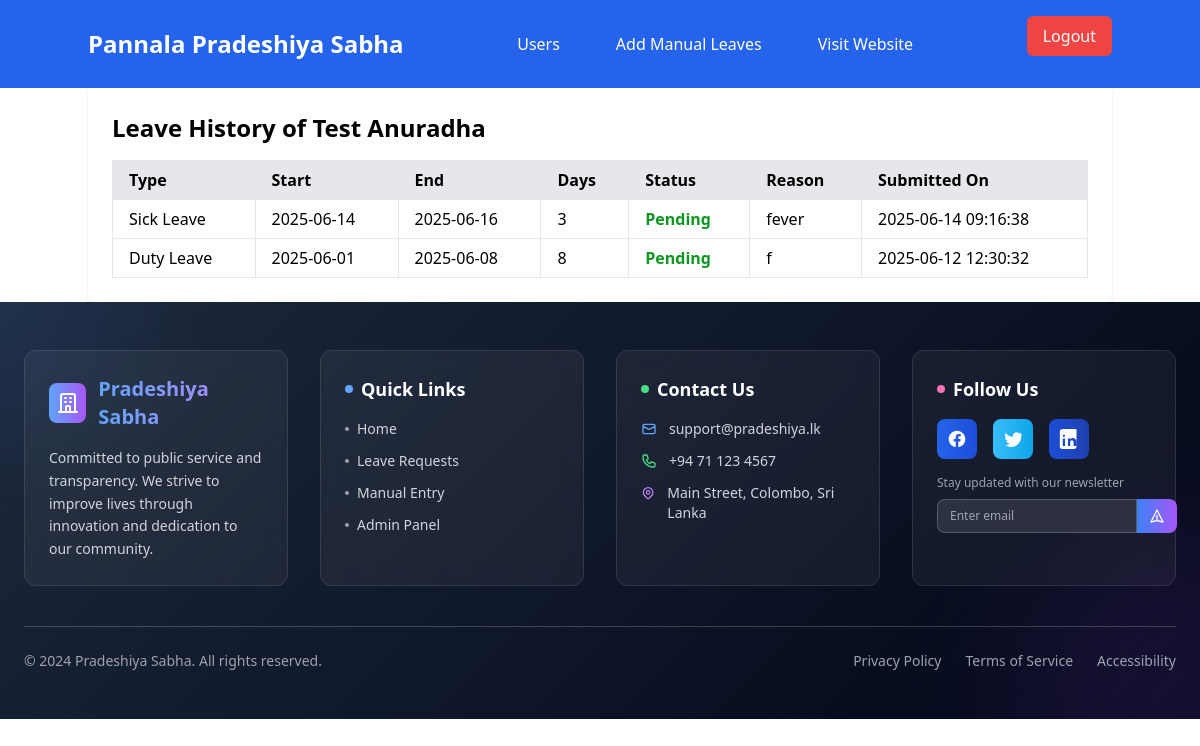
The app's page /admin/user-leave-history.php?id=141 with its own data.
### tables this page shows
CREATE TABLE `wp_pradeshiya_sabha_users` (
  `ID` int(11) NOT NULL,
  `username` varchar(255) NOT NULL,
  `password` varchar(255) NOT NULL,
  `first_name` varchar(255) NOT NULL,
  `last_name` varchar(255) NOT NULL,
  `gender` enum('Male','Female') NOT NULL,
  `email` varchar(255) NOT NULL,
  `birthdate` date NOT NULL,
  `address` text NOT NULL,
  `NIC` varchar(12) NOT NULL,
  `service_number` varchar(50) NOT NULL,
  `phone_number` varchar(20) DEFAULT NULL,
  `designation` varchar(255) NOT NULL,
  `head_of_department` varchar(255) NOT NULL,
  `sub_office` varchar(255) NOT NULL,
  `date_of_joining` date NOT NULL,
  `created_at` timestamp NOT NULL DEFAULT current_timestamp(),
  `updated_at` timestamp NOT NULL DEFAULT current_timestamp() ON UPDATE current_timestamp(),
  `leave_balance` int(11) NOT NULL DEFAULT 20,
  `duty_leave_count` int(11) DEFAULT 0,
  `casual_leave_balance` int(11) DEFAULT 7,
  `sick_leave_balance` int(11) DEFAULT 7,
  `department_id` int(11) DEFAULT NULL,
  `designation_id` int(11) DEFAULT NULL
);

CREATE TABLE `wp_leave_request` (
  `request_id` int(11) NOT NULL,
  `user_id` int(11) NOT NULL,
  `leave_type` varchar(50) DEFAULT NULL,
  `leave_start_date` date NOT NULL,
  `leave_end_date` date NOT NULL,
  `number_of_days` int(11) NOT NULL,
  `reason` text DEFAULT NULL,
  `substitute` varchar(255) DEFAULT NULL,
  `status` int(11) DEFAULT NULL COMMENT '1-pending, 2-accept, 3-reject',
  `step_1_approver_id` int(11) DEFAULT NULL,
  `step_1_status` enum('pending','approved','rejected') DEFAULT 'pending',
  `step_1_date` datetime DEFAULT NULL,
  `step_2_approver_id` int(11) DEFAULT NULL,
  `step_2_status` enum('pending','approved','rejected') DEFAULT 'pending',
  `step_2_date` datetime DEFAULT NULL,
  `step_3_approver_id` int(11) DEFAULT NULL,
  `step_3_status` enum('pending','approved','rejected') DEFAULT 'pending',
  `step_3_date` datetime DEFAULT NULL,
  `final_status` enum('pending','approved','rejected') DEFAULT 'pending',
  `created_at` timestamp NOT NULL DEFAULT current_timestamp(),
  `updated_at` timestamp NOT NULL DEFAULT current_timestamp() ON UPDATE current_timestamp(),
  `sub_office` varchar(255) NOT NULL,
  `office_type` enum('head','sub') DEFAULT 'head',
  `rejection_remark` text DEFAULT NULL,
  `department_id` int(11) DEFAULT NULL
);

### admin/user-leave-history.php (the view, shortened to what this page needs)
<?php
require '../includes/dbconfig.php';
require '../includes/admin-navbar.php';
$user_id = intval($_GET['id']);
$sql_user = "SELECT first_name, last_name FROM wp_pradeshiya_sabha_users WHERE ID = ?";
$stmt_user = $conn->prepare($sql_user);
$stmt_user->bind_param("i", $user_id);
$stmt_user->execute();
$result_user = $stmt_user->get_result();
$user = $result_user->fetch_assoc();
$sql_leaves = "SELECT * FROM wp_leave_request WHERE user_id = ? ORDER BY created_at DESC";
$stmt = $conn->prepare($sql_leaves);
$stmt->bind_param("i", $user_id);
$stmt->execute();
$result = $stmt->get_result();
?>
<!DOCTYPE html>
<html lang="en">
<head>
    <script src="https://cdn.tailwindcss.com"></script>
</head>
<body>
    <div class="max-w-5xl mx-auto bg-white p-6 rounded shadow">
        <h2 class="text-2xl font-bold mb-4">Leave History of <?= htmlspecialchars($user['first_name'] . ' ' . $user['last_name']); ?></h2>
        <div class="overflow-x-auto">
            <table class="min-w-full border">
                <thead>
                    <tr class="bg-gray-200 text-left">
                        <th class="px-4 py-2 border">Type</th>
                        <th class="px-4 py-2 border">Start</th>
                        <th class="px-4 py-2 border">End</th>
                        <th class="px-4 py-2 border">Days</th>
                        <th class="px-4 py-2 border">Status</th>
                        <th class="px-4 py-2 border">Reason</th>
                        <th class="px-4 py-2 border">Submitted On</th>
                    </tr>
                </thead>
                <tbody>
                    <?php if ($result->num_rows > 0): ?>
                        <?php while ($row = $result->fetch_assoc()): ?>
                            <tr class="border-b hover:bg-gray-100">
                                <td class="px-4 py-2 border"><?php echo htmlspecialchars($row['leave_type']); ?></td>
                                <td class="px-4 py-2 border"><?php echo htmlspecialchars($row['leave_start_date']); ?></td>
                                <td class="px-4 py-2 border"><?php echo htmlspecialchars($row['leave_end_date']); ?></td>
                                <td class="px-4 py-2 border"><?php echo htmlspecialchars($row['number_of_days']); ?></td>
                                <td class="px-4 py-2 border">
                                    <?php
                                    $statusText = match ($row['status']) {
                                        1 => 'Pending',
                                        2 => 'Approved',
                                        3 => 'Rejected',
                                        default => 'Unknown',
                                    };
                                    $statusColor = match ($row['status']) {
                                        'Pending' => 'text-yellow-600',
                                        'Approved' => 'text-green-600',
                                        'Rejected' => 'text-red-600',
                                        default => 'text-gray-600',
                                    };
                                    ?>
                                    <span class="<?= $statusColor ?> font-semibold"><?php echo htmlspecialchars($statusText); ?></span>
                                </td>
                                <td class="px-4 py-2 border"><?php echo htmlspecialchars($row['reason']); ?></td>
                                <td class="px-4 py-2 border"><?php echo htmlspecialchars($row['created_at']); ?></td>
                            </tr>
                        <?php endwhile; ?>
                    <?php else: ?>
                        <tr>
                            <td colspan="7" class="px-4 py-4 text-center text-gray-500">No leave history found.</td>
                        </tr>
                    <?php endif; ?>
                </tbody>
            </table>
        </div>
    </div>
    <?php require '../includes/admin-footer.php'; ?>
</body>
</html>

### records on screen
wp_pradeshiya_sabha_users: first_name+last_name "Test Anuradha"
wp_leave_request: leave_type "Sick Leave", leave_start_date "2025-06-14", leave_end_date "2025-06-16", number_of_days "3", status "Pending", reason "fever", created_at "2025-06-14 09:16:38"
wp_leave_request: leave_type "Duty Leave", leave_start_date "2025-06-01", leave_end_date "2025-06-08", number_of_days "8", status "Pending", reason "f", created_at "2025-06-12 12:30:32"
